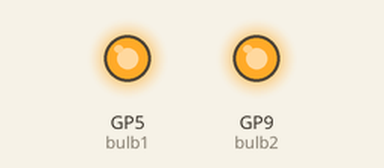
A program run on a simulated Raspberry Pi Pico running MicroPython. On the bench: output pins drawn as LEDs (lit = HIGH).

Above: at 0.7 s.
At 1.7 s:
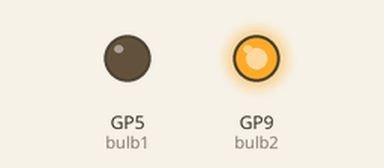
At 2.5 s:
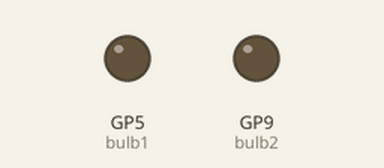
At 3.5 s:
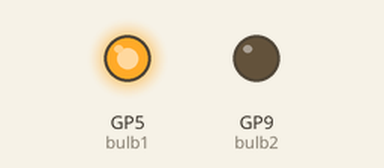
Timing chart, 0 to 5.2 s (numbered marks = the images above):
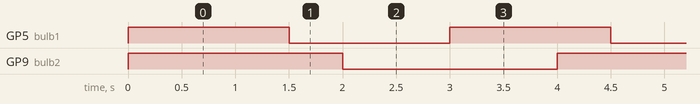

Measured:
- by itself, GP5 (bulb1): alternates HIGH for 1.5 s and LOW for 1.5 s
- by itself, GP9 (bulb2): alternates HIGH for 2.0 s and LOW for 2.0 s
- by itself, everything shown: repeats every 12.0 s, in 12 steps

The program:

Sync_and_Async.py
```python
import uasyncio as asyncio
from machine import Pin

# 設定兩個燈泡的GPIO引腳，使用GPIO 5和GPIO 9
bulb1 = Pin(5, Pin.OUT)
bulb2 = Pin(9, Pin.OUT)

# 定義燈泡1閃爍的任務
async def blink_bulb1():
    while True:
        bulb1.on()
        await asyncio.sleep(1.5)
        bulb1.off()
        await asyncio.sleep(1.5)

# 定義燈泡2閃爍的任務
async def blink_bulb2():
    while True:
        bulb2.on()
        await asyncio.sleep(2)
        bulb2.off()
        await asyncio.sleep(2)

# 主程式啟動
async def main():
    # 創建並啟動燈泡1和燈泡2的閃爍任務
    await asyncio.gather(blink_bulb1(), blink_bulb2())

# 執行主程式
asyncio.run(main())
```
